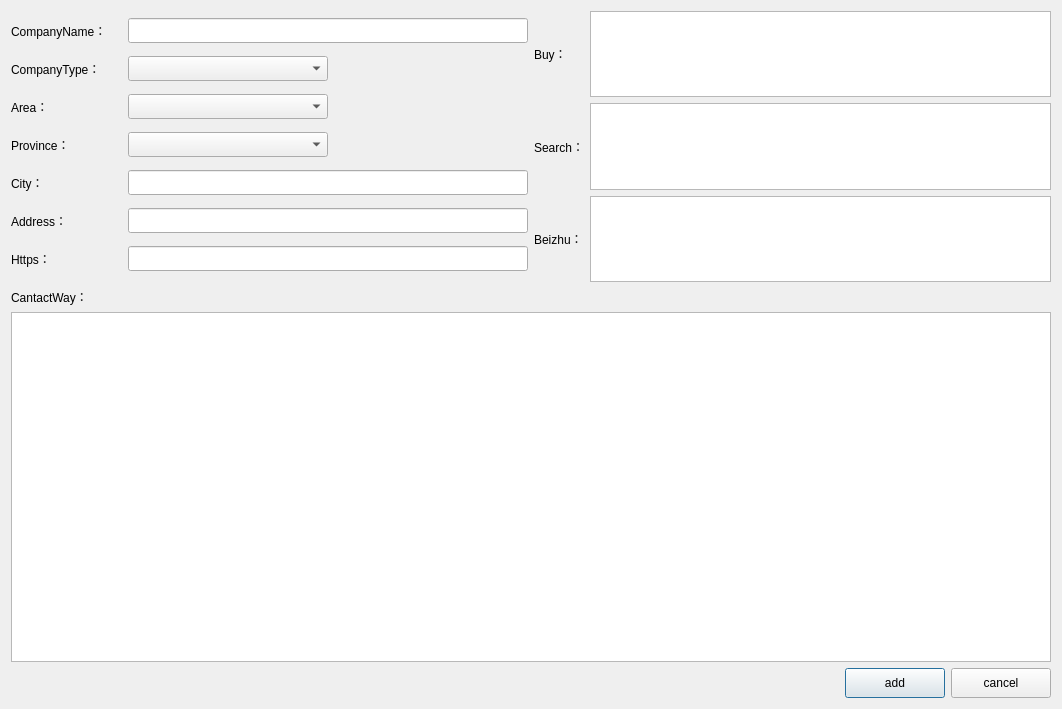
<?xml version="1.0" encoding="UTF-8"?>
<ui version="4.0">
 <class>DlgItem</class>
 <widget class="QDialog" name="DlgItem">
  <property name="geometry">
   <rect>
    <x>0</x>
    <y>0</y>
    <width>1062</width>
    <height>709</height>
   </rect>
  </property>
  <property name="windowTitle">
   <string>编辑客户信息</string>
  </property>
  <layout class="QGridLayout" name="gridLayout_3">
   <item row="0" column="0">
    <layout class="QHBoxLayout" name="horizontalLayout_2">
     <item>
      <layout class="QGridLayout" name="gridLayout_2">
       <item row="0" column="0">
        <widget class="QLabel" name="label_6">
         <property name="text">
          <string>CompanyName：</string>
         </property>
        </widget>
       </item>
       <item row="0" column="1">
        <widget class="QLineEdit" name="edit1">
         <property name="minimumSize">
          <size>
           <width>0</width>
           <height>25</height>
          </size>
         </property>
         <property name="maximumSize">
          <size>
           <width>400</width>
           <height>16777215</height>
          </size>
         </property>
        </widget>
       </item>
       <item row="2" column="0">
        <widget class="QLabel" name="label">
         <property name="text">
          <string>Area：</string>
         </property>
        </widget>
       </item>
       <item row="1" column="1">
        <widget class="QComboBox" name="combo1">
         <property name="minimumSize">
          <size>
           <width>0</width>
           <height>25</height>
          </size>
         </property>
         <property name="maximumSize">
          <size>
           <width>200</width>
           <height>16777215</height>
          </size>
         </property>
        </widget>
       </item>
       <item row="4" column="0">
        <widget class="QLabel" name="label_3">
         <property name="text">
          <string>City：</string>
         </property>
        </widget>
       </item>
       <item row="5" column="1">
        <widget class="QLineEdit" name="edit3">
         <property name="minimumSize">
          <size>
           <width>0</width>
           <height>25</height>
          </size>
         </property>
         <property name="maximumSize">
          <size>
           <width>400</width>
           <height>16777215</height>
          </size>
         </property>
        </widget>
       </item>
       <item row="6" column="0">
        <widget class="QLabel" name="label_5">
         <property name="text">
          <string>Https：</string>
         </property>
        </widget>
       </item>
       <item row="1" column="0">
        <widget class="QLabel" name="label_7">
         <property name="text">
          <string>CompanyType：</string>
         </property>
        </widget>
       </item>
       <item row="2" column="1">
        <widget class="QComboBox" name="combo2">
         <property name="minimumSize">
          <size>
           <width>0</width>
           <height>25</height>
          </size>
         </property>
         <property name="maximumSize">
          <size>
           <width>200</width>
           <height>16777215</height>
          </size>
         </property>
        </widget>
       </item>
       <item row="6" column="1">
        <widget class="QLineEdit" name="edit4">
         <property name="minimumSize">
          <size>
           <width>0</width>
           <height>25</height>
          </size>
         </property>
         <property name="maximumSize">
          <size>
           <width>400</width>
           <height>16777215</height>
          </size>
         </property>
        </widget>
       </item>
       <item row="3" column="0">
        <widget class="QLabel" name="label_2">
         <property name="text">
          <string>Province：</string>
         </property>
        </widget>
       </item>
       <item row="4" column="1">
        <widget class="QLineEdit" name="edit2">
         <property name="minimumSize">
          <size>
           <width>0</width>
           <height>25</height>
          </size>
         </property>
         <property name="maximumSize">
          <size>
           <width>400</width>
           <height>16777215</height>
          </size>
         </property>
        </widget>
       </item>
       <item row="5" column="0">
        <widget class="QLabel" name="label_4">
         <property name="text">
          <string>Address：</string>
         </property>
        </widget>
       </item>
       <item row="3" column="1">
        <widget class="QComboBox" name="combo3">
         <property name="minimumSize">
          <size>
           <width>0</width>
           <height>25</height>
          </size>
         </property>
         <property name="maximumSize">
          <size>
           <width>200</width>
           <height>16777215</height>
          </size>
         </property>
        </widget>
       </item>
      </layout>
     </item>
     <item>
      <layout class="QGridLayout" name="gridLayout">
       <item row="0" column="0">
        <widget class="QLabel" name="label_8">
         <property name="text">
          <string>Buy：</string>
         </property>
        </widget>
       </item>
       <item row="0" column="1">
        <widget class="QTextEdit" name="textEdit"/>
       </item>
       <item row="1" column="0">
        <widget class="QLabel" name="label_10">
         <property name="text">
          <string>Search：</string>
         </property>
        </widget>
       </item>
       <item row="1" column="1">
        <widget class="QTextEdit" name="textEdit2"/>
       </item>
       <item row="2" column="0">
        <widget class="QLabel" name="label_11">
         <property name="text">
          <string>Beizhu：</string>
         </property>
        </widget>
       </item>
       <item row="2" column="1">
        <widget class="QTextEdit" name="textEdit3"/>
       </item>
      </layout>
     </item>
    </layout>
   </item>
   <item row="1" column="0">
    <widget class="QLabel" name="label_9">
     <property name="text">
      <string>CantactWay：</string>
     </property>
    </widget>
   </item>
   <item row="2" column="0">
    <widget class="QTableWidget" name="tableWidget">
     <property name="minimumSize">
      <size>
       <width>0</width>
       <height>350</height>
      </size>
     </property>
     <attribute name="horizontalHeaderCascadingSectionResizes">
      <bool>false</bool>
     </attribute>
     <attribute name="horizontalHeaderDefaultSectionSize">
      <number>150</number>
     </attribute>
     <attribute name="horizontalHeaderMinimumSectionSize">
      <number>100</number>
     </attribute>
     <attribute name="horizontalHeaderStretchLastSection">
      <bool>true</bool>
     </attribute>
    </widget>
   </item>
   <item row="3" column="0">
    <layout class="QHBoxLayout" name="horizontalLayout">
     <item>
      <widget class="QLabel" name="labelTip">
       <property name="minimumSize">
        <size>
         <width>400</width>
         <height>0</height>
        </size>
       </property>
       <property name="text">
        <string/>
       </property>
      </widget>
     </item>
     <item>
      <spacer name="horizontalSpacer">
       <property name="orientation">
        <enum>Qt::Horizontal</enum>
       </property>
       <property name="sizeHint" stdset="0">
        <size>
         <width>40</width>
         <height>20</height>
        </size>
       </property>
      </spacer>
     </item>
     <item>
      <widget class="QPushButton" name="btnAdd">
       <property name="minimumSize">
        <size>
         <width>100</width>
         <height>30</height>
        </size>
       </property>
       <property name="text">
        <string>add</string>
       </property>
      </widget>
     </item>
     <item>
      <widget class="QPushButton" name="btnCancel">
       <property name="minimumSize">
        <size>
         <width>100</width>
         <height>30</height>
        </size>
       </property>
       <property name="text">
        <string>cancel</string>
       </property>
      </widget>
     </item>
    </layout>
   </item>
  </layout>
 </widget>
 <resources/>
 <connections/>
</ui>
